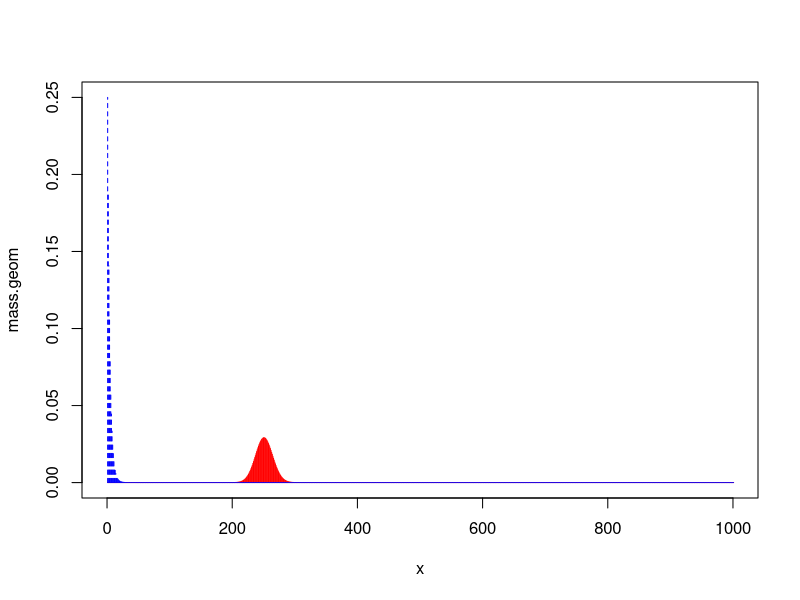
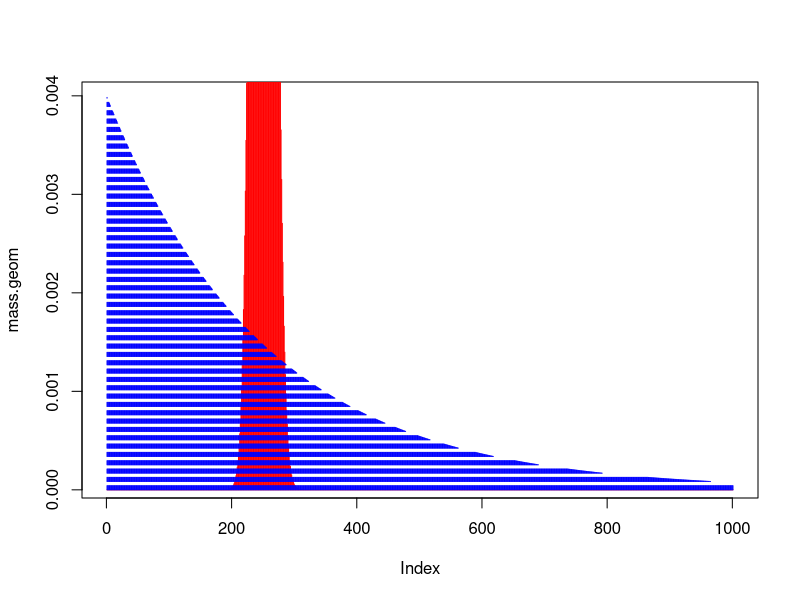
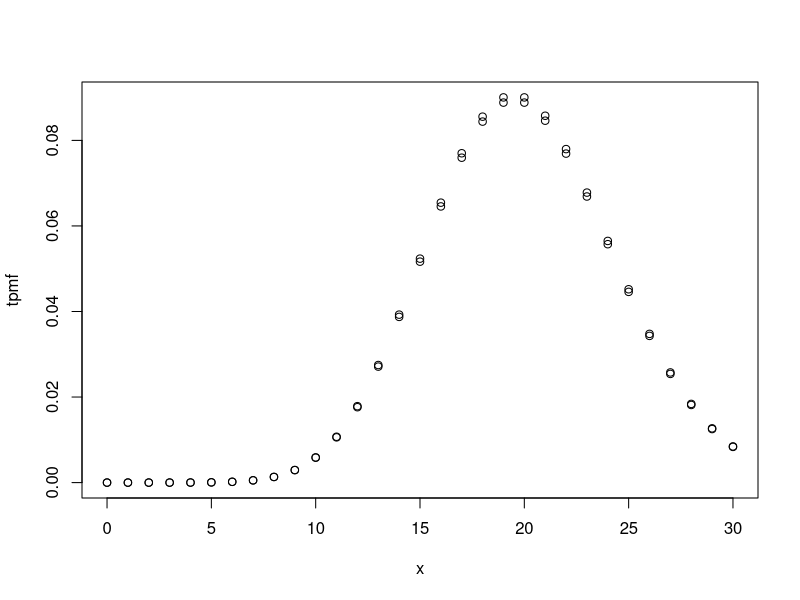
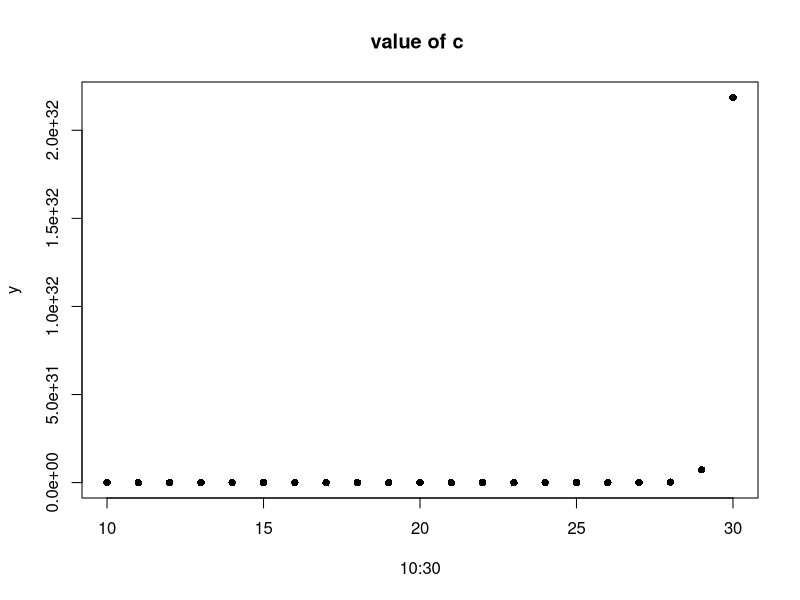

The R source for these figures, in order:
###########################################
## Accept Reject algorithm to draw from
## Binomial(n,p)
###########################################
# setting the seed makes it so that the same sets of
# random variables are realized.
set.seed(1)  

# Function draws one value from Binom(n,p)
# n = number of trials
# p = probability of success
draw_binom <- function(n, p)
{
  accept <- 0 # Will track the acceptance
  try <- 0 # Will track the number of proposals
  
  # upper bound calculated in the notes
  x <- 0:n
  #all_c <- choose(n,x) * (1-p)^(n - 2*x) * p^(x-1)  # from notes
  p.star <- 1/(n*p + 1)
  all_c = choose(n,x)*((p)^x) * ((1-p)^(n-x))
  all_c = all_c /(p.star * (1 -p.star)^x)
  c <- max(all_c)  + 0.001 # what is the value of c ?
                            #as c inreases , loops increase. For accuracy, add 0.001 
                            #0.001 is for machine tolerance 
  while(accept == 0)
  {
    try <- try + 1
    
    U <- runif(1) 
    prop <- rgeom(1, prob = p.star) 
    
    ratio= choose(n,prop)*((p)^prop) * ((1-p)^(n-prop))
    ratio = ratio/(p.star * (1 -p.star)^prop)
    ratio = ratio/c
    
    if(U < ratio)
    {
      accept <- 1
      rtn <- prop
    }
  }
  return(c(rtn, try ,c))
}
draw_binom(n = 10, p = .25 )  #look for numerical instability 


###
# If we want X1, ..., Xn ~ Binom(n.p)
# we need to call the function multiple times

# sample size
N <- 1e3
samp <- numeric(N)
n.try <- numeric(N)
for(t in 1:N)
{
  # I use as a dummy variable often
  foo <- draw_binom(n = 10, p = .25)
  samp[t] <- foo[1]
  n.try[t] <- foo[2]
}
mean(samp) #should be n*p = 2.5
mean(n.try)


###########################################
## A closer look at Binomial and Geometric
###########################################
# Turns out, this choice of Binomial and Geometric
# can work, but not always. In the code below, 
# increase n to see what happens

p <- .25
n <- 1000
x <- 0:(n)
mass.geom <- dgeom(x, p)
mass.bin <- dbinom(x, size = n, prob = p)

all_c <- choose(n,x) * (1-p)^(n - 2*x) * p^(x-1)
(c <- max(all_c))

#mass of geometric on the same support as binomial in red 
plot(x, mass.geom, pch = 16, col = "red", type= "n")

#mass of binomial in blue
points(mass.bin, pch = 16, col = "red", type= "h")

#mass of geom which does not have common support in dashed blue
points(mass.geom, pch = 16, col = "blue", type = "h", lty = 2)


# Matching the means:
# choosing p* for rgeom so that np = (1-p*)/p*
p.star <- 1/(n*p + 1)
mass.geom <- dgeom(x, p.star)
mass.bin <- dbinom(x, size = n, prob = p)

all_c <- choose(n,x) * (1-p.star)^(n - 2*x) * p.star^(x-1)
(c <- max(all_c))


plot(mass.geom, pch = 16, col = "red", type= "n")
points(mass.bin, pch = 16, col = "red", type= "h")
points(mass.geom, pch = 16, col = "blue", type = "h", lty = 2)





##############################
## Truncated poisson 
##############################
#m = 30 , lamda = 20 
#taking poisson as target distribution 

draw_tpois <- function(m, lambda)
{
  accept <- 0 # Will track the acceptance
  try <- 0 # Will track the number of proposals
  x <- 0:m
  
  
  #calculating the pmf of tpois
  foo = -lambda + x*log(lambda) - lfactorial(x) 
  foo = exp(foo)
  c = 1/sum(foo)  #calculate the upper bound experrsio  with poisson(usual poisson)with same lambda
  #as proporsal) 
  tpmf = c*foo
  
  
  while(accept == 0)
  {
    try <- try + 1
    
    U <- runif(1) 
    prop <- rpois(1, lambda = lambda) #draw proposal from pois 
    
    p_j = ifelse(prop<= m ,tpmf[prop] , 0 ) #proposal value can be greater than m 
    q_j = ppois(prop,lambda = lambda)- ppois(prop-1 , lambda = lambda)
    
    ratio = (p_j/(c*q_j))
    
    
    if(U < ratio)
    {
      accept <- 1
      rtn <- prop
    }
  }
  return(c(rtn, try))
}
draw_tpois(m = 30, lambda  = 20)




#simulating 1000 times 
# sample size
N <- 1e3
samp <- numeric(N)
n.try <- numeric(N)
for(t in 1:N)
{
  # I use as a dummy variable often
  foo <- draw_tpois(m = 30, lambda = 30)
  samp[t] <- foo[1]
  n.try[t] <- foo[2]
}
mean(samp)
mean(n.try)  #mean is 2 tries ! Isn't that a fair thing to do ?  

## trying to see if it makes sense or not  
m = 30 
lambda = 20
x <- 0:m


#calculating the pmf of tpois
foo = -lambda + x*log(lambda) - lfactorial(x) 
foo = exp(foo)
c = 1/sum(foo)  #calculate the upper bound experrsio  with poisson(usual poisson)with same lambda
#as proporsal) 
tpmf = c*foo
plot(x , tpmf) 
points(x ,dpois(x = x , lambda =20))  #it closely follows trancated pois! 





##Q.4 

find_c = function(p , lambda , m)
{
  x = 1:m
  pmf_geom = p*(1-p)^x 
  lpmf_pois = -lambda + x * log(lambda) - lfactorial(x)
  pmf_pois = exp(lpmf_pois)
  
  ratio  = pmf_geom / pmf_pois
  c = max(ratio)
  return(c)
}


y = sapply(10:30 , function(i) find_c(0.5,0.5,i))

plot(10:30 , y , pch = 16 , main = "value of c ")  #the values shoot up! 
#upper bound is not convergent! 










